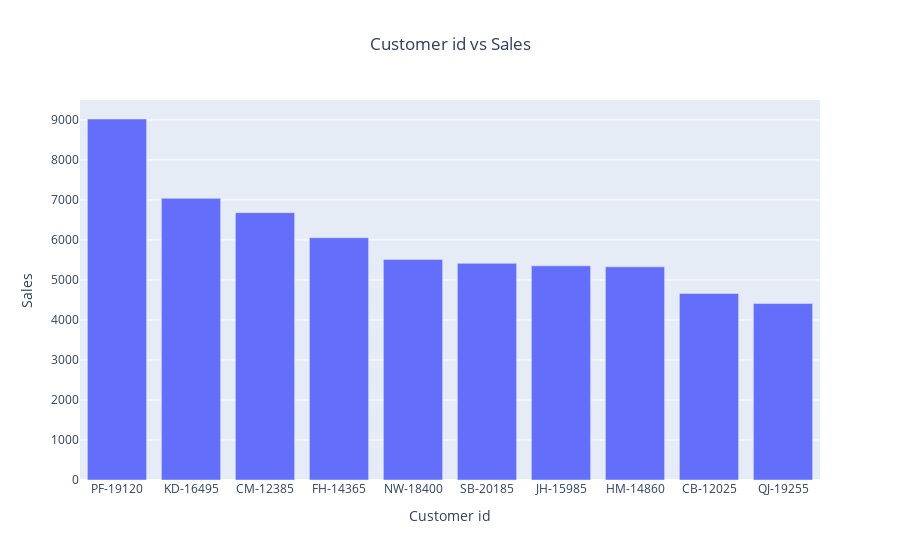

The cell this chart's notebook holds for it:
### Code cell
data = go.Bar(
    x=data8.customer_id, 
    y=data8.sales
)

layout = {
    'title': {
        'text' : 'Customer id vs Sales',
        'x' : 0.5 # nilai x antara 0 - 1, jadi 0.5 agar title ditengah
    },
    
    'xaxis': { # memberi label
        'title':'Customer id'
    },
    'yaxis': {
        'title':'Sales'
        
    }
}
    
fig=go.Figure(data=data, layout=layout)
iplot(fig)

### Figure 1 — Plotly figure (JSON) as saved in the notebook; plotly's stock layout.template omitted (floating-point values rounded to 4 significant figures)
{"data": [{"type": "bar", "x": ["PF-19120", "KD-16495", "CM-12385", "FH-14365", "NW-18400", "SB-20185", "JH-15985", "HM-14860", "CB-12025", "QJ-19255"], "y": [9022.0, 7039.0, 6682.0, 6056.0, 5511.0, 5414.0, 5353.0, 5328.0, 4663.0, 4410.0]}], "layout": {"title": {"text": "Customer id vs Sales", "x": 0.5}, "xaxis": {"title": {"text": "Customer id"}}, "yaxis": {"title": {"text": "Sales"}}}}
